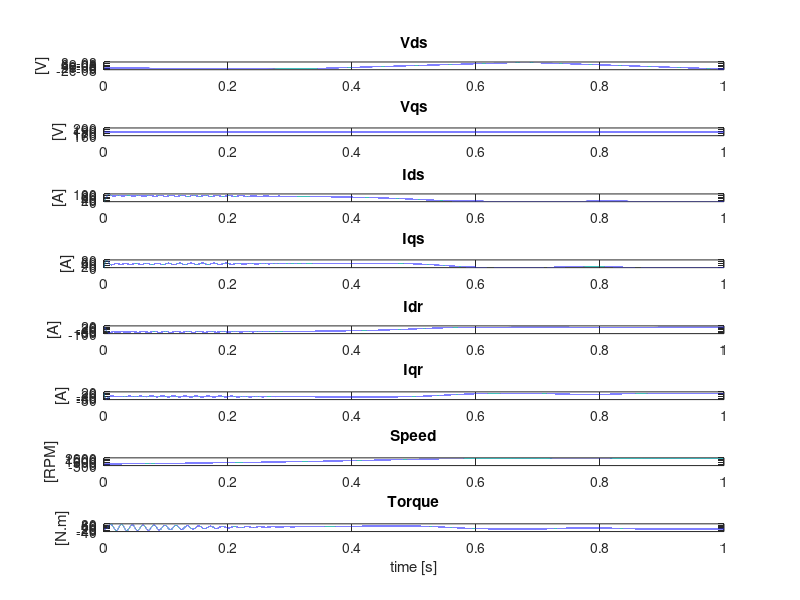

The MATLAB script that drew this image:
clear; clc;

reference_frame = 2; % 0 = stationary, 1 = rotor, 2 = synchronous

Vrms = 220;
f = 60;
wb = 2 * pi * f;
rs = 0.531; rr = 0.408; J = 0.1; P = 4;
Lls = 2.52e-3; Llr = Lls; Lm = 84.7e-3;
Ls = Lm + Lls; Lr = Lm + Llr;
Tl = 0;
tsim = 1;
Power = 5;
Power = Power / 1.341 * 1e3;

Ns = 120 * f / P;
Tr = Power / ( Ns * pi / 30 );

theta = 0;
Te = 0;
wr = 0;
theta_r = 0;
wm = 0;
dt = 1e-5;
idx = 0;
vdr = 0;
vqr = 0;

L_matrix = [ 
    Ls 0 Lm 0;
    0 Ls 0 Lm;
    Lm 0 Lr 0;
    0 Lm 0 Lr];

iqd = zeros(4,1);
dlamb = zeros(4,1);
lamb = zeros(4,1);
r_matrix = diag([rs; rs; rr; rr]);

if reference_frame == 0 || reference_frame == 1
    w = 0;
elseif reference_frame == 2
    w = wb;
end
    
w_matrix = [
    0 -w 0 0;
    w  0 0 0;
    0  0 0 -w;
    0  0 w 0];

iabcs = zeros(3, round(tsim / dt));
iabcr = zeros(3, round(tsim / dt));
vabcs = zeros(3,round(tsim / dt));
i_qd = zeros(4,round(tsim / dt));
time = zeros(1,round(tsim / dt));
speed = zeros(1,round(tsim / dt));
torque = zeros(1,round(tsim / dt));
load_torque = zeros(1,round(tsim / dt));
v_qd = zeros(2, round(tsim / dt));

for t = 0:dt:tsim
    
    idx = idx + 1;
    
    if t >= 0.7 && t <= 0.8
        Tl = 0.83 * Tr;
    else
        Tl = 0;
    end
    
    vas = sqrt(2/3) * Vrms * cos(wb * t);
    vbs = sqrt(2/3) * Vrms * cos(wb * t - 2 * pi / 3);
    vcs = sqrt(2/3) * Vrms * cos(wb * t + 2 * pi / 3);
    
    Ks = [  cos(theta) cos(theta - 2 * pi / 3) cos(theta + 2 * pi / 3);
            sin(theta) sin(theta - 2 * pi / 3) sin(theta + 2 * pi / 3)];
    Ks = (2/3) .* Ks;
    
    vqd = Ks * [vas;vbs;vcs];
    vqd(3) = 0;
    vqd(4) = 0;
    
    dlamb = vqd - r_matrix * iqd + w_matrix * lamb;
    
    lamb = lamb + dt .* dlamb;
    
    iqd = L_matrix \ lamb;
    
    Te = 0.75 * P * Lm * (iqd(1) * iqd(4) - iqd(2) * iqd(3));
    
    dtheta_r = dt * wr;
    dwm = dt * (Te - Tl) / J;
    theta_r = dtheta_r + theta_r;
    wm = dwm + wm;
    wr = P * 0.5 * wm;
    
    if reference_frame == 0
        w = 0;
    elseif reference_frame == 1
        w = wr;
    elseif reference_frame == 2
        w = wb;
    end
    
    theta = theta + w * dt;
    
    w_matrix(3,4) =  - w + wr;
    w_matrix(4,3) =  - w_matrix(3,4);
    w_matrix(1,2) =  - w;
    w_matrix(2,1) =  - w_matrix(1,2);
    
    invKs = [cos(theta) sin(theta); 
             cos(theta - 2 * pi / 3) sin(theta - 2 * pi / 3);
             cos(theta + 2 * pi / 3) sin(theta + 2 * pi / 3)];
    
    beta = theta - theta_r;
         
    invKr = [cos(beta) sin(beta);
             cos(beta - 2 * pi / 3) sin(beta - 2 * pi / 3);
             cos(beta + 2 * pi / 3) sin(beta + 2 * pi / 3)];
    
    iabcs(:,idx) = invKs * iqd(1:2);
    vabcs(:,idx) = invKs * vqd(1:2);
    iabcr(:,idx) = invKr * iqd(3:4);
    i_qd(:,idx) = iqd;
    v_qd(:,idx) = vqd(1:2);
    time(idx) = t;
    speed(idx) = wm * 30 / pi;
    torque(idx) = Te;
    load_torque(idx) = Tl;
    
end

figure;
subplot(8,1,1);
plot(time,v_qd(2,:));
title('Vds');
ylabel('[V]');

subplot(8,1,2);
plot(time,v_qd(1,:));
title('Vqs');
ylabel('[V]');

subplot(8,1,3);
plot(time,i_qd(2,:));
title('Ids');
ylabel('[A]');

subplot(8,1,4);
plot(time,i_qd(1,:));
title('Iqs');
ylabel('[A]');

subplot(8,1,5);
plot(time,i_qd(4,:));
title('Idr');
ylabel('[A]');

subplot(8,1,6);
plot(time,i_qd(3,:));
title('Iqr');
ylabel('[A]');

subplot(8,1,7);
plot(time,speed);
title('Speed');
ylabel('[RPM]');

subplot(8,1,8);
plot(time,torque);
title('Torque');
xlabel('time [s]');
ylabel('[N.m]');